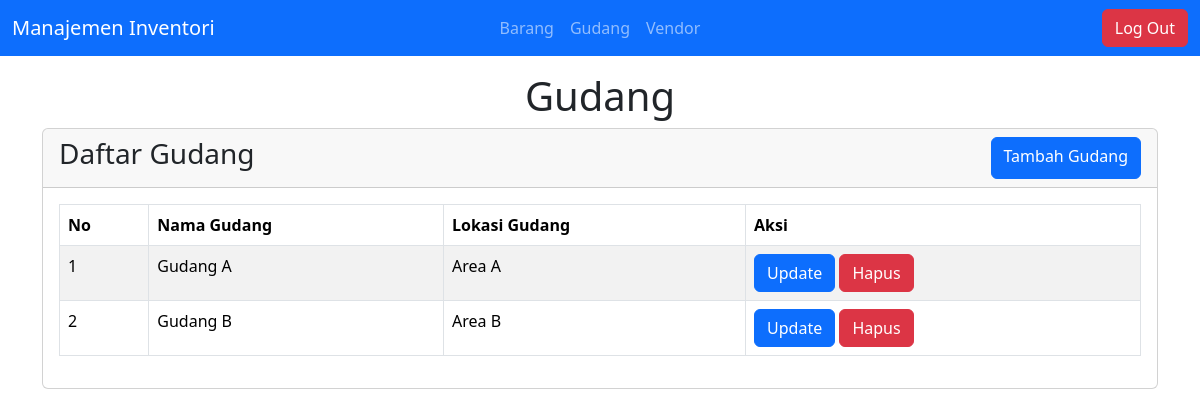
Page /views/gudang/kelola_gudang.php (signed in) on the committed database.
### tables this page shows
CREATE TABLE `gudang` (
  `lokasi_gudang` varchar(25) NOT NULL,
  `nama_gudang` varchar(30) NOT NULL
);

### views/gudang/kelola_gudang.php (the view)
<?php
require_once '../../koneksi.php';
$stmt = $conn->prepare("SELECT * FROM gudang");
if(!$stmt->execute()) {
    echo "Gagal mengambil data";
    exit;
}
$result = $stmt->get_result();
?>
<?php  require_once '../layout/header.php';?>
<section class="pt-3" id="content">
    <div class="container">
        <div class="row">
            <div class="col">
                <h1 class="text-center">Gudang</h1>
            </div>
        </div>
        <div class="row">
            <div class="col">
                <div class="card">
                    <div class="card-header d-flex justify-content-between">
                        <h3>Daftar Gudang</h3>
                        <a href="tambah_gudang.php" class="btn btn-primary">Tambah Gudang</a>
                    </div>
                    <div class="card-body">
                        <div class="col-12 table-responsive">
                            <table class="table table-striped table-bordered table-hover">
                                <thead>
                                    <tr>
                                        <th scope="col">No</th>
                                        <th scope="col">Nama Gudang</th>
                                        <th scope="col">Lokasi Gudang</th>
                                        <th scope="col">Aksi</th>
                                    </tr>
                                </thead>
                                <tbody>
                                <?php $i = 1; ?>
                                <?php while($row = $result->fetch_assoc()) : ?>
                                    <tr>
                                        <td><?= $i ?></td>
                                        <td><?= $row['nama_gudang'] ?></td>
                                        <td><?= $row['lokasi_gudang'] ?></td>
                                        <td>
                                            <a href="update_gudang.php?lokasi_gudang_lama=<?= $row['lokasi_gudang'] ?>" class="btn btn-primary">Update</a>
                                            <a href="../../system/crud/crud_gudang.php?act=delete&lokasi_gudang=<?= $row['lokasi_gudang'] ?>" class="btn btn-danger" onclick="return confirm('Anda Yakin?');">Hapus</a>
                                        </td>
                                    </tr>
                                <?php $i++; ?>
                                <?php endwhile; ?>
                                </tbody>
                            </table>
                        </div>
                    </div>
                </div>
            </div>
        </div>
    </div>
</section>
<?php  require_once '../layout/footer.php';?>

### rows in the picture
gudang: nama_gudang "Gudang A", lokasi_gudang "Area A"
gudang: nama_gudang "Gudang B", lokasi_gudang "Area B"
